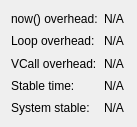
<?xml version="1.0" encoding="UTF-8"?>
<ui version="4.0">
 <class>Elpida::Application::TimingInfoView</class>
 <widget class="QWidget" name="Elpida::Application::TimingInfoView">
  <property name="geometry">
   <rect>
    <x>0</x>
    <y>0</y>
    <width>137</width>
    <height>127</height>
   </rect>
  </property>
  <property name="windowTitle">
   <string>Form</string>
  </property>
  <layout class="QGridLayout" name="gridLayout">
   <item row="3" column="1">
    <widget class="QLabel" name="lblStableTimeValue">
     <property name="text">
      <string>N/A</string>
     </property>
    </widget>
   </item>
   <item row="2" column="0">
    <widget class="QLabel" name="lblVirtualOverhead">
     <property name="text">
      <string>VCall overhead:</string>
     </property>
    </widget>
   </item>
   <item row="0" column="0">
    <widget class="QLabel" name="lblNowOverhead">
     <property name="text">
      <string>now() overhead:</string>
     </property>
    </widget>
   </item>
   <item row="2" column="1">
    <widget class="QLabel" name="lblVirtualOverheadValue">
     <property name="text">
      <string>N/A</string>
     </property>
    </widget>
   </item>
   <item row="1" column="1">
    <widget class="QLabel" name="lblLoopOverheadValue">
     <property name="text">
      <string>N/A</string>
     </property>
    </widget>
   </item>
   <item row="0" column="1">
    <widget class="QLabel" name="lblNowOverheadValue">
     <property name="text">
      <string>N/A</string>
     </property>
    </widget>
   </item>
   <item row="3" column="0">
    <widget class="QLabel" name="lblStableTime">
     <property name="text">
      <string>Stable time:</string>
     </property>
    </widget>
   </item>
   <item row="1" column="0">
    <widget class="QLabel" name="lblLoopOverhead">
     <property name="text">
      <string>Loop overhead:</string>
     </property>
    </widget>
   </item>
   <item row="4" column="0">
    <widget class="QLabel" name="lblSystemStable">
     <property name="text">
      <string>System stable:</string>
     </property>
    </widget>
   </item>
   <item row="4" column="1">
    <widget class="QLabel" name="lblSystemStableValue">
     <property name="text">
      <string>N/A</string>
     </property>
    </widget>
   </item>
  </layout>
 </widget>
 <resources/>
 <connections/>
</ui>
